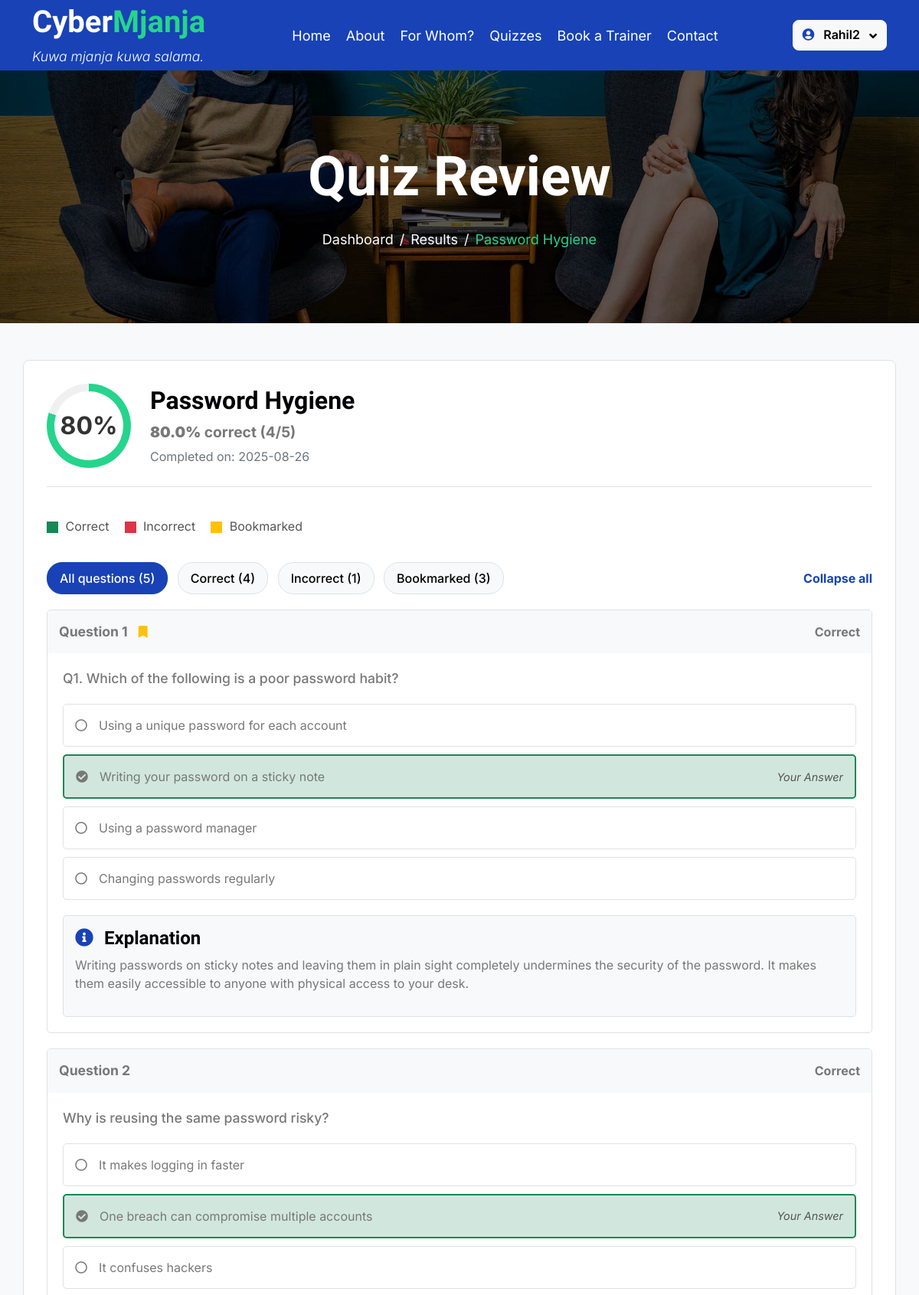
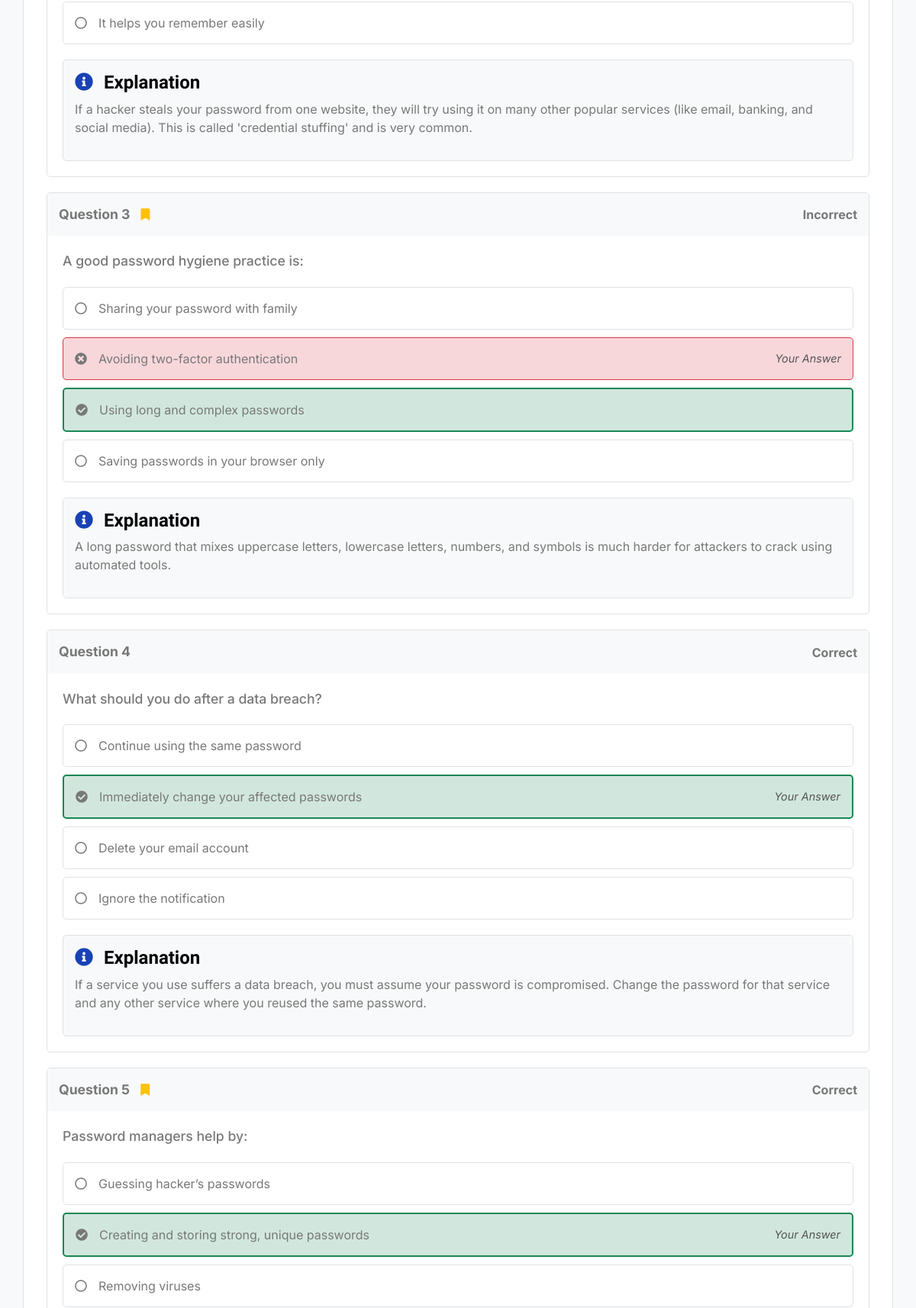
The app's page /results/4/review (signed in, upper part) with its own data (2 pictures, top to bottom).
### tables this page shows
CREATE TABLE users (id INTEGER PRIMARY KEY AUTOINCREMENT, username TEXT NOT NULL, email TEXT UNIQUE NOT NULL, password_hash TEXT NOT NULL, full_name TEXT, country TEXT, organization TEXT, job_title TEXT, `role` TEXT);

CREATE TABLE quizzes (id INTEGER PRIMARY KEY AUTOINCREMENT, name TEXT NOT NULL, slug TEXT UNIQUE NOT NULL, description TEXT);

CREATE TABLE quiz_results (id INTEGER PRIMARY KEY AUTOINCREMENT, user_id INTEGER NOT NULL, quiz_id INTEGER NOT NULL, score INTEGER NOT NULL, total_questions INTEGER NOT NULL, timestamp DATETIME DEFAULT CURRENT_TIMESTAMP, FOREIGN KEY (user_id) REFERENCES users(id), FOREIGN KEY (quiz_id) REFERENCES quizzes(id));

CREATE TABLE questions (id INTEGER PRIMARY KEY AUTOINCREMENT, quiz_id INTEGER NOT NULL, question_text TEXT NOT NULL, explanation TEXT NOT NULL, FOREIGN KEY (quiz_id) REFERENCES quizzes(id));

CREATE TABLE answers (id INTEGER PRIMARY KEY AUTOINCREMENT, question_id INTEGER NOT NULL, answer_text TEXT NOT NULL, is_correct INTEGER NOT NULL CHECK(is_correct IN (0, 1)), FOREIGN KEY (question_id) REFERENCES questions(id));

### app.py (the view)
@app.route('/results/<int:result_id>/review')
def review_quiz_result(result_id):
    if not g.user: return redirect(url_for('login'))
    conn = get_db_connection()
    result = conn.execute('SELECT * FROM quiz_results WHERE id = ? AND user_id = ?', (result_id, g.user['id'])).fetchone()
    if not result:
        flash('Result not found or you do not have permission to view it.', 'danger')
        return redirect(url_for('dashboard'))
    quiz = conn.execute('SELECT * FROM quizzes WHERE id = ?', (result['quiz_id'],)).fetchone()
    questions = conn.execute('SELECT * FROM questions WHERE quiz_id = ? ORDER BY id', (quiz['id'],)).fetchall()
    review_data, bookmarked_count = [], 0
    for question in questions:
        answers = conn.execute('SELECT * FROM answers WHERE question_id = ? ORDER BY id', (question['id'],)).fetchall()
        user_answer = conn.execute('SELECT selected_answer_id, is_bookmarked FROM user_answers WHERE result_id = ? AND question_id = ?', (result_id, question['id'])).fetchone()
        correct_answer = conn.execute('SELECT id FROM answers WHERE question_id = ? AND is_correct = 1', (question['id'],)).fetchone()
        is_bookmarked = user_answer['is_bookmarked'] == 1 if user_answer else False
        if is_bookmarked: bookmarked_count += 1
        review_data.append({'question': question, 'answers': answers, 'user_answer_id': user_answer['selected_answer_id'] if user_answer else None, 'correct_answer_id': correct_answer['id'] if correct_answer else None, 'is_bookmarked': is_bookmarked})
    conn.close()
    score_percent = (result['score'] / result['total_questions']) * 100 if result['total_questions'] > 0 else 0
    return render_template('review_questions.html', quiz=quiz, result=result, review_data=review_data, score_percent=score_percent, correct_count=result['score'], incorrect_count=result['total_questions'] - result['score'], bookmarked_count=bookmarked_count)

### app.py (called while the page is built)
def get_db_connection():
    conn = sqlite3.connect(DATABASE)
    conn.row_factory = sqlite3.Row
    return conn

@app.before_request
def load_logged_in_user():
    user_id = session.get('user_id')
    if user_id is None:
        g.user = None
    else:
        conn = get_db_connection()
        g.user = conn.execute('SELECT * FROM users WHERE id = ?', (user_id,)).fetchone()
        conn.close()
        if g.user is None:
            session.clear()

@app.context_processor
def inject_user():
    return dict(user=getattr(g, 'user', None))

@app.before_request
def load_logged_in_user():
    user_id = session.get('user_id')
    if user_id is None:
        g.user = None
    else:
        conn = get_db_connection()
        g.user = conn.execute('SELECT * FROM users WHERE id = ?', (user_id,)).fetchone()
        conn.close()
        if g.user is None:
            session.clear()

### templates/review_questions.html (shortened to what this page needs)
{% extends "base.html" %}
{% block head_extra %}
    <link rel="stylesheet" href="{{ url_for('static', filename='css/review_styles.css') }}">
{% endblock %}
{% block content %}
<div class="container-fluid page-header py-5">
    <div class="container text-center py-5">
        <h1 class="display-2 text-white mb-4 animated slideInDown">Quiz Review</h1>
        <nav aria-label="breadcrumb animated slideInDown">
            <ol class="breadcrumb justify-content-center mb-0">
                <li class="breadcrumb-item"><a href="{{ url_for('dashboard') }}">Dashboard</a></li>
                <li class="breadcrumb-item"><a href="#">Results</a></li>
                <li class="breadcrumb-item text-secondary" aria-current="page">{{ quiz.name }}</li>
            </ol>
        </nav>
    </div>
</div>
<div class="container-fluid py-5" style="background-color: #f7f9fa;">
    <div class="review-container">
        <header class="quiz-summary">
            <div class="summary-progress">
                <div class="progress-circle" style="--progress: {{ score_percent | int }}; --color: var(--bs-secondary, #45CDC6);">
                    <div class="inner-circle">{{ score_percent | int }}%</div>
                </div>
            </div>
            <div class="summary-details">
                <h1>{{ quiz.name }}</h1>
                <p class="score-text"><strong>{{ score_percent | round(2) }}%</strong> correct ({{ result.score }}/{{ result.total_questions }})</p>
                <p class="date-text">Completed on: {{ result.timestamp.split(' ')[0] }}</p>
            </div>
        </header>
        <div class="legend">
            <span><span class="color-box correct"></span> Correct</span>
            <span><span class="color-box incorrect"></span> Incorrect</span>
            <span><span class="color-box bookmarked"></span> Bookmarked</span>
        </div>
        <div class="filter-controls">
            <div class="filters">
                <button class="filter-btn active" data-filter="all">All questions ({{ result.total_questions }})</button>
                <button class="filter-btn" data-filter="correct">Correct ({{ correct_count }})</button>
                <button class="filter-btn" data-filter="incorrect">Incorrect ({{ incorrect_count }})</button>
                <button class="filter-btn" data-filter="bookmarked">Bookmarked ({{ bookmarked_count }})</button>
            </div>
            <a href="#" id="collapse-toggle" class="collapse-link">Collapse all</a>
        </div>
        <main class="questions-list">
            {% for item in review_data %}
            {% set question = item.question %}
            {% set answers = item.answers %}
            {% set user_answer_id = item.user_answer_id %}
            {% set correct_answer_id = item.correct_answer_id %}
            {% set card_class = 'correct' if user_answer_id == correct_answer_id else 'incorrect' %}
            <div class="question-card" data-status="{{ card_class }}" data-bookmarked="{{ 'true' if item.is_bookmarked else 'false' }}">
                <div class="question-header">
                    <span>
                        Question {{ loop.index }}
                        {% if item.is_bookmarked %}
                            <i class="fas fa-bookmark bookmarked-icon" title="Bookmarked"></i>
                        {% endif %}
                    </span>
                    <span class="status">{{ card_class|capitalize }}</span>
                </div>
                <div class="question-body">
                    <p class="question-text">{{ question.question_text }}</p>
                    <div class="options">
                        {% for answer in answers %}
                        {% set is_user_answer = (user_answer_id == answer.id) %}
                        {% set is_correct_answer = (correct_answer_id == answer.id) %}
                        <div class="option
                            {% if is_user_answer and not is_correct_answer %}user-incorrect{% endif %}
                            {% if is_correct_answer %}correct-answer{% endif %}
                            {% if is_user_answer and is_correct_answer %}user-correct{% endif %}
                        ">
                            {% if is_user_answer and not is_correct_answer %}
                                <i class="fas fa-times-circle"></i>
                            {% elif is_correct_answer %}
                                <i class="fas fa-check-circle"></i>
                            {% else %}
                                <i class="far fa-circle"></i>
                            {% endif %}
                            {{ answer.answer_text }}
                            {% if is_user_answer %}
                                <span class="your-answer">Your Answer</span>
                            {% endif %}
                        </div>
                        {% endfor %}
                    </div>
                    <div class="explanation">
                        <h4><i class="fas fa-info-circle"></i> Explanation</h4>
                        <p>{{ question.explanation }}</p>
                    </div>
                </div>
            </div>
            {% endfor %}
        </main>
    </div>
</div>
{% endblock %}

### templates/base.html (shortened to what this page needs)
<head>
    <link href="https://cdnjs.cloudflare.com/ajax/libs/font-awesome/5.10.0/css/all.min.css" rel="stylesheet">
    <link href="https://cdn.jsdelivr.net/npm/bootstrap-icons@1.4.1/font/bootstrap-icons.css" rel="stylesheet">
    <link href="{{ url_for('static', filename='lib/animate/animate.min.css') }}" rel="stylesheet">
    <link href="{{ url_for('static', filename='lib/owlcarousel/assets/owl.carousel.min.css') }}" rel="stylesheet">
    <link href="{{ url_for('static', filename='css/bootstrap.min.css') }}" rel="stylesheet">
    <link href="{{ url_for('static', filename='css/style.css') }}" rel="stylesheet">
    <link href="{{ url_for('static', filename='css/dashboard.css') }}" rel="stylesheet">
    <link href="{{ url_for('static', filename='css/profile.css') }}" rel="stylesheet">
    {% block head_extra %}{% endblock %}
</head>
<body>
    <div class="container-fluid bg-primary">
        <div class="container">
            <nav class="navbar navbar-dark navbar-expand-lg py-0">
                <a href="{{ url_for('index') }}" class="navbar-brand">
                   <h1 class="text-white fw-bold d-block">Cyber<span class="text-secondary">Mjanja</span></h1>
                   <small class="d-block text-white fw-light fst-italic">Kuwa mjanja kuwa salama.</small>
                </a>
                <div class="collapse navbar-collapse bg-transparent" id="navbarCollapse">
                    <div class="navbar-nav ms-auto mx-xl-auto p-0">
                        <a href="{{ url_for('index') }}" class="nav-item nav-link">Home</a>
                        <a href="{{ url_for('about') }}" class="nav-item nav-link">About</a>
                        <a href="{{ url_for('for_whom') }}" class="nav-item nav-link">For Whom?</a>
                        <a href="{{ url_for('quizzes') }}" class="nav-item nav-link">Quizzes</a>
                        <a href="{{ url_for('book_trainer') }}" class="nav-item nav-link">Book a Trainer</a>
                        <a href="{{ url_for('contact') }}" class="nav-item nav-link">Contact</a>
                    </div>
                    <div class="d-flex align-items-center">
                        {% if user %}
                            <div class="dropdown">
                                <button class="btn btn-light dropdown-toggle" type="button" id="userDropdown" data-bs-toggle="dropdown" aria-expanded="false">
                                    <i class="fas fa-user-circle text-primary me-2"></i> {{ user.full_name or user.username }}
                                </button>
                            </div>
                        {% else %}
                            <a href="{{ url_for('login') }}" class="btn btn-light rounded py-2 px-4 me-2">Log In</a>
                            <a href="{{ url_for('signup') }}" class="btn btn-secondary rounded py-2 px-4">Sign Up</a>
                        {% endif %}
                    </div>
                </div>
            </nav>
        </div>
    </div>
    <main>
        {% block content %}{% endblock %}
    </main>
</body>

### static/css/style.css (style rules this page uses)
.btn { font-weight: 600; transition: .5s; }
.navbar .navbar-nav { padding: 15px 0; }
.navbar .navbar-nav .nav-link { padding: 10px; color: var(--bs-white); font-size: 18px; outline: none; }
.navbar .dropdown-toggle::after { border: none; content: "\f107"; font-family: "font awesome 5 free"; font-weight: 900; vertical-align: middle; margin-left: 8px; }
.page-header { background: linear-gradient(rgba(0, 0, 0, .6), rgba(0, 0, 0, .6)), url(../img/carousel-1.jpg) center center no-repeat; background-size: cover; }
.page-header .breadcrumb-item+.breadcrumb-item::before { color: var(--bs-white); }
.page-header .breadcrumb-item, .page-header .breadcrumb-item a { font-size: 18px; color: var(--bs-white); }

### static/css/dashboard.css (style rules this page uses)
.progress-circle, .progress-circle-large { position: relative; display: grid; place-items: center; border-radius: 50%; background: conic-gradient(var(--color) calc(var(--progress) * 1%), #e9ecef calc(var(--progress) * 1%)); }
.progress-circle { width: 80px; height: 80px; flex-shrink: 0; }
.inner-circle, .inner-circle-large { position: absolute; border-radius: 50%; background: #ffffff; display: grid; place-items: center; font-weight: 600; color: #333; }
.inner-circle { width: 65px; height: 65px; font-size: 1.2rem; }

### static/css/review_styles.css (style rules this page uses)
.review-container { max-width: 1140px; margin-left: auto; margin-right: auto; background: #fff; padding: 30px; border-radius: 8px; border: 1px solid #dee2e6; }
.quiz-summary { display: flex; align-items: center; border-bottom: 1px solid #dee2e6; padding-bottom: 24px; margin-bottom: 24px; gap: 25px; }
.summary-progress .progress-circle { width: 110px; height: 110px; border-radius: 50%; display: grid; place-items: center; background: conic-gradient(var(--color, #45CDC6) calc(var(--progress, 0) * 1%), #f0f0f0 0); }
.summary-progress .inner-circle { width: 90px; height: 90px; border-radius: 50%; background: #fff; display: grid; place-items: center; font-size: 2em; font-weight: 700; color: #333; }
.summary-details h1 { margin: 0 0 8px 0; font-size: 2rem; font-weight: 600; }
.summary-details .score-text { font-size: 1.2em; font-weight: bold; margin: 0; }
.summary-details .date-text { color: #6c757d; margin: 5px 0 0; }
.legend { padding: 15px 0; display: flex; gap: 20px; color: #555; }
.color-box { display: inline-block; width: 15px; height: 15px; margin-right: 5px; vertical-align: middle; }
.color-box.correct { background-color: #198754; }
.color-box.incorrect { background-color: #dc3545; }
.color-box.bookmarked { background-color: #ffc107; }
.filter-controls { display: flex; justify-content: space-between; align-items: center; padding: 20px 0; }
.filters .filter-btn { background: #f8f9fa; border: 1px solid #dee2e6; padding: 8px 16px; margin-right: 8px; border-radius: 20px; cursor: pointer; font-weight: 500; transition: all 0.2s ease-in-out; }
.filters .filter-btn.active { background-color: var(--bs-primary, #0d6efd); color: white; border-color: var(--bs-primary, #0d6efd); }
.collapse-link { color: var(--bs-primary, #0d6efd); text-decoration: none; font-weight: bold; }
.question-card { border: 1px solid #dee2e6; border-radius: 5px; margin-bottom: 20px; overflow: hidden; }
.question-header { display: flex; justify-content: space-between; align-items: center; padding: 15px; background-color: #f8f9fa; }
.question-header span:first-child { font-weight: bold; font-size: 1.1em; }
.question-header .status { font-weight: bold; }
.question-header .bookmarked-icon { color: #ffc107; margin-left: 10px; font-size: 0.9em; }
.question-body { padding: 20px; }
.question-text { font-size: 1.1em; margin-bottom: 20px; font-weight: 500; }
.options .option { padding: 15px; border: 1px solid #dee2e6; border-radius: 5px; margin-bottom: 10px; display: flex; align-items: center; gap: 15px; }
.your-answer { font-size: 0.9em; font-style: italic; color: #555; margin-left: auto; }
.option.user-correct { background-color: #d1e7dd; border-color: #198754; }
.option.user-incorrect { background-color: #f8d7da; border-color: #dc3545; }
.option.correct-answer { background-color: #d1e7dd; border: 2px solid #198754; }
.explanation { background-color: #f8f9fa; padding: 15px; border-radius: 5px; margin-top: 20px; border: 1px solid #dee2e6; }
.explanation h4 { margin-top: 0; font-weight: bold; }
.explanation h4 i { color: var(--bs-primary, #0d6efd); margin-right: 8px; }

### records on screen
users: full_name "Rahil2"
quizzes: name "Password Hygiene"
quiz_results: score "4", total_questions "5", timestamp "2025-08-26"
questions: question_text "Q1. Which of the following is a poor password habit?", explanation "Writing passwords on sticky notes and leaving them in plain sight completely undermines the security of the password. It makes them easily accessible to anyone with physical access to your desk."
answers: answer_text "Using a unique password for each account"
answers: answer_text "Writing your password on a sticky note", shows "Your Answer"
answers: answer_text "Using a password manager"
answers: answer_text "Changing passwords regularly"
questions: question_text "Why is reusing the same password risky?", explanation "If a hacker steals your password from one website, they will try using it on many other popular services (like email, banking, and social media). This is called 'credential stuffing' and is very common."
answers: answer_text "It makes logging in faster"
answers: answer_text "One breach can compromise multiple accounts", shows "Your Answer"
answers: answer_text "It confuses hackers"
answers: answer_text "It helps you remember easily"
questions: question_text "A good password hygiene practice is:", explanation "A long password that mixes uppercase letters, lowercase letters, numbers, and symbols is much harder for attackers to crack using automated tools."
answers: answer_text "Sharing your password with family"
answers: answer_text "Avoiding two-factor authentication", shows "Your Answer"
answers: answer_text "Using long and complex passwords"
answers: answer_text "Saving passwords in your browser only"
questions: question_text "What should you do after a data breach?", explanation "If a service you use suffers a data breach, you must assume your password is compromised. Change the password for that service and any other service where you reused the same password."
answers: answer_text "Continue using the same password"
answers: answer_text "Immediately change your affected passwords", shows "Your Answer"
answers: answer_text "Delete your email account"
answers: answer_text "Ignore the notification"
questions: question_text "Password managers help by:"
answers: answer_text "Guessing hacker’s passwords"
answers: answer_text "Creating and storing strong, unique passwords", shows "Your Answer"
answers: answer_text "Removing viruses"

### other values on screen
{{ score_percent | int }} "80"
{{ score_percent | round(2) }} "80.0"
{{ correct_count }} "4"
{{ incorrect_count }} "1"
{{ bookmarked_count }} "3"
{{ card_class|capitalize }} "Correct" "Correct" "Incorrect" "Correct" "Correct"
